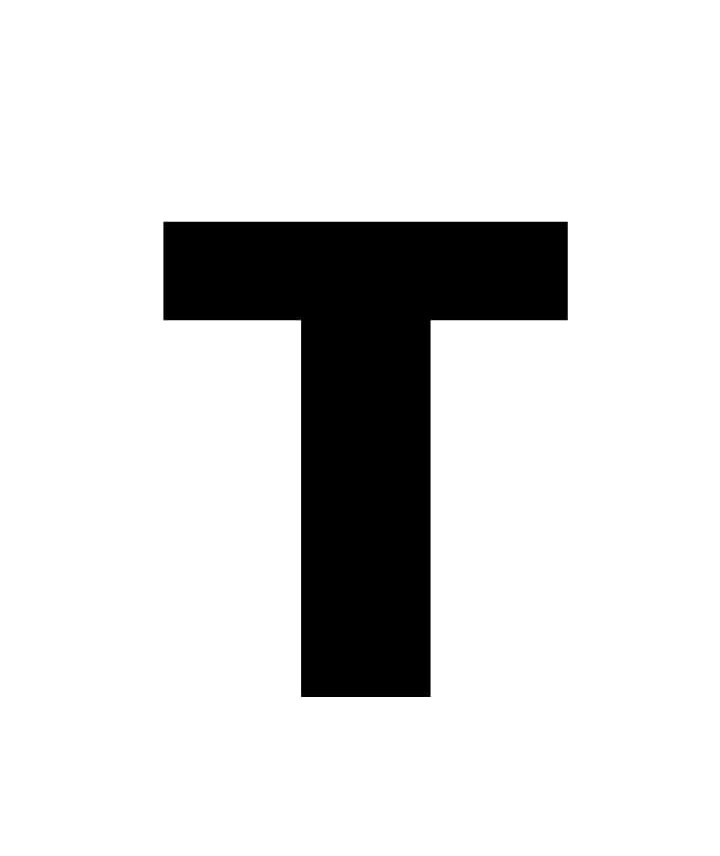
#> input picture CV-TASK/t.jpg, 720 x 856 px
$ python letter_detect_again.py
#> lines starting #> are read from the running program, lines starting #| are printed output that depends on the picture; after the words box and inside, x2 and y2 are one past the last pixel; in counts of white or black regions, pixels touching at a corner belong together
import cv2 as cv
import numpy as np
import math

imgT = cv.imread('t.jpg')
#> imgT is the input picture: shape (856, 720, 3); min 0, max 255, mean 218.4
imgT = cv.resize(imgT, (360,428))
#> imgT: shape (428, 360, 3)
# imgT = cv.resize(imgT, (640,480))

cap = cv.VideoCapture(0)

def matchshape(bestcnt, cntlist):
    minn = math.inf
    # _, imgTthresh2 = cv.threshold(cv.cvtColor(imgT2, cv.COLOR_BGR2GRAY),127,255,cv.THRESH_BINARY)
    GrayT = cv.cvtColor(imgT, cv.COLOR_BGR2GRAY)
    cannyT = cv.Canny(GrayT, 150,200)
    contours1, hierarchy = cv.findContours(cannyT, cv.RETR_LIST, cv.CHAIN_APPROX_SIMPLE)
    if len(contours1) == 0:
        print("No contours found in sample.")
        return None
    # cv.drawContours(imgContour, contours1, -1, (255, 0, 0), 3)
    cnt1=contours1[0]
    bestcunt = None
    # print(cnt1)
    # cnt2, _  = cv.findContours(imgTthresh, cv.RETR_EXTERNAL,cv.CHAIN_APPROX_NONE)
    # cv.drawContours(imgT,cnt1, -1, (0,0,255),3)
    for cnt in cntlist:
        min2 = cv.matchShapes(cnt, cnt1, 1, 0.0)
        if min2<0.5:
            if min2<=minn:
                minn = min2
                bestcunt = cnt
    if bestcunt is not None:
        cv.drawContours(imgContour, [bestcunt], -1, (0, 255, 0), 3)
    return bestcunt


def angle_box(img, cnt):
    if cnt is not None:
        # angle_deg = cv.minAreaRect()
        rect_angle = cv.minAreaRect(cnt)
        print(rect_angle)
        box = cv.boxPoints(rect_angle)
        box = np.int0(box)
        x = int(rect_angle[0][0])
        y = int(rect_angle[0][0])
        cv.drawContours(img,[box],0,(0,0,255),2)
        cv.putText(img, f"Angle: {str(int(rect_angle[2]))} deg", (x, y - 10), cv.FONT_HERSHEY_SIMPLEX, 0.6, (0, 0, 255), 2)
# _, imgTthresh = cv.threshold(cv.cvtColor(imgT, cv.COLOR_BGR2GRAY),127,255,cv.THRESH_BINARY)
# cnt1, _  = cv.findContours(imgTthresh, cv.RETR_LIST,cv.CHAIN_APPROX_NONE)
# cv.drawContours(imgT, cnt1, -1, (255, 0, 0), 3)

def anglefinder(cnt, center):
    angle = -1
    if cnt is not None:

        a=cnt.ravel()[0]
        b=cnt.ravel()[1]
        angle=str(int(np.degrees(np.arctan((center[1]-b)/(center[0]-a)))))
        return angle


while True:

    _, frame = cap.read()
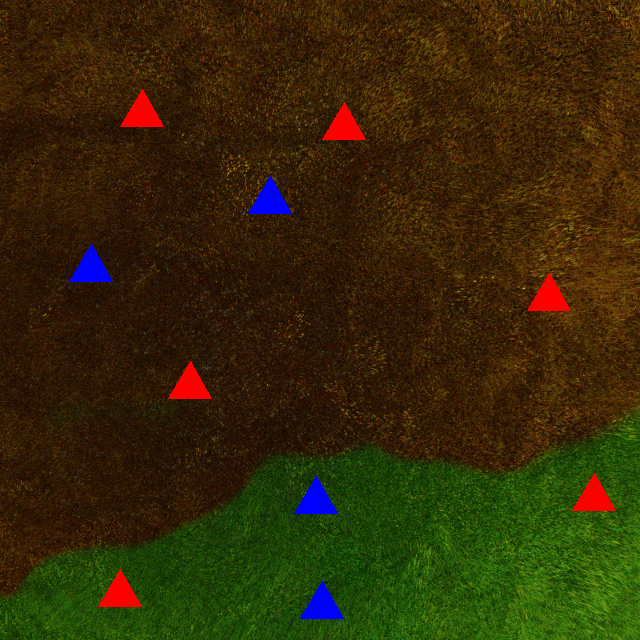
#> input picture uas takimages/uas takimages/1.png, 640 x 640 px, given in place of the camera
#> frame is the input picture: shape (640, 640, 3); mean B, G, R 7.3, 41.1, 52.4
    img = frame
    gray_frame = cv.cvtColor(frame, cv.COLOR_BGR2GRAY)
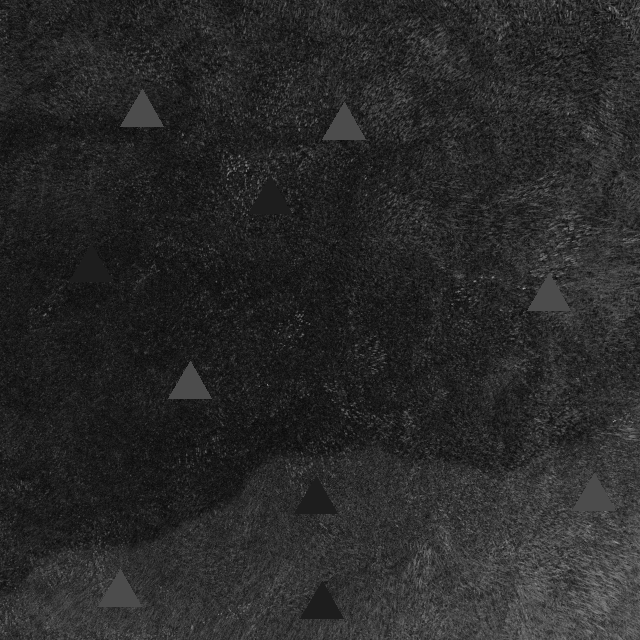
#> gray_frame: shape (640, 640); min 5, max 174, mean 40.6
    imgContour = img.copy()
    blur = cv.bilateralFilter(gray_frame,9,75,75)
    thresh = cv.Canny(blur,300,350)
#> thresh: shape (640, 640); every value is 0
    kernel = np.ones((5,5),np.uint8)
    dilla = cv.dilate(thresh, kernel)
    bestcunt = None
    cuntlist, _ = cv.findContours(dilla, cv.RETR_LIST,cv.CHAIN_APPROX_SIMPLE)
#> cuntlist = []
    # print(matchshape(bestcunt, cuntlist))
    # cv.drawContours(imgContour, cuntlist, -1, (0,0,255),2)
    Tcontour = [matchshape(bestcunt, cuntlist)]
#> in matchshape, `cannyT = cv.Canny(GrayT, 150,200)`:
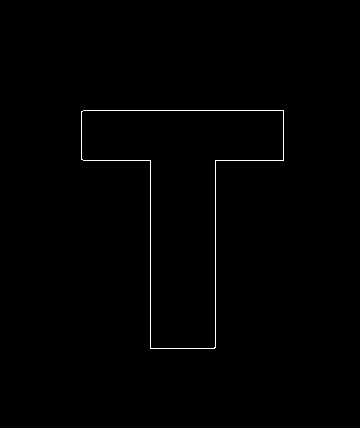
#> cannyT: shape (428, 360); 0.57% white in thin lines or dots, all inside (x1, y1, x2, y2) = (81, 110, 284, 349)
#> in matchshape, `contours1, hierarchy = cv.findContours(cannyT, cv.RETR_LIST, cv.CHAIN_..`: contours1 = 2 contours; box (x1, y1, x2, y2) and area: (81, 110, 284, 349) 22318, (81, 110, 284, 349) 22312
#> in matchshape, `cnt1=contours1[0]`: cnt1 = contour of 14 points, box (x1, y1, x2, y2) (81, 110, 284, 349), area 22312
#> after the loop in matchshape, `for cnt in cntlist:`: minn = inf
    cv.drawContours(imgContour, Tcontour, -1, (255, 0, 0), 3)
    angle_box(imgContour, Tcontour[0])
    cv.imshow("cunt", imgContour)
    # cv.imshow("T", dilla)
    if cv.waitKey(1) & 0xFF == ord('q'):
#> (key q is pressed here)
        break
